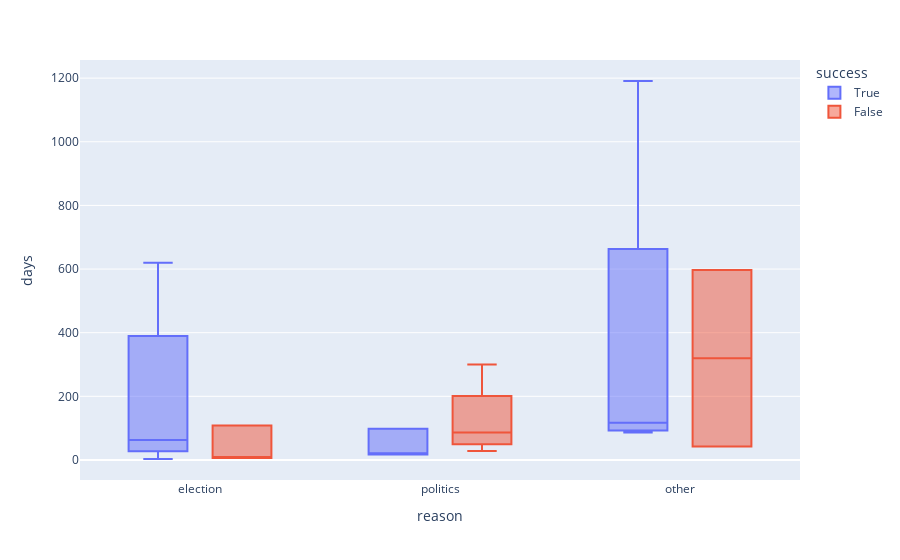

Write notebook code for a chart like this one.
### Code cell
# plt.figure(figsize=(15,15))
# sns.boxplot(x="reason", y="days", hue="success",data=df)
# from plotly.offline import download_plotlyjs, init_notebook_mode, plot, iplot
# import plotly
# import plotly.graph_objs as go

# init_notebook_mode(connected=True)
# data = []

# for genre in df["reason"].unique():
#     data.append(
#         go.Box(y=df[df["reason"]==genre]["days"], name=genre)
#     )

# # визуализируем данные
# iplot(data, show_link = False)
import plotly.express as px

fig = px.box(data_frame=df.dropna(), x="reason", y="days",color='success')
fig.update_traces(quartilemethod="exclusive") # or "inclusive", or "linear" by default
fig.show()

### Figure 1 — Plotly figure (JSON) as saved in the notebook; plotly's stock layout.template omitted (floating-point values rounded to 4 significant figures)
{"data": [{"alignmentgroup": "True", "hovertemplate": "success=True<br>reason=%{x}<br>days=%{y}<extra></extra>", "legendgroup": "True", "marker": {"color": "#636efa"}, "name": "True", "notched": false, "offsetgroup": "True", "orientation": "v", "quartilemethod": "exclusive", "showlegend": true, "type": "box", "x": ["election", "election", "election", "election", "election", "election", "politics", "politics", "election", "politics", "other", "other", "other", "other", "election"], "x0": " ", "xaxis": "x", "y": [63, 62, 43, 11, 187, 3, 21, 17, 592, 98, 1191, 99, 86, 135, 620], "y0": " ", "yaxis": "y"}, {"alignmentgroup": "True", "hovertemplate": "success=False<br>reason=%{x}<br>days=%{y}<extra></extra>", "legendgroup": "False", "marker": {"color": "#EF553B"}, "name": "False", "notched": false, "offsetgroup": "False", "orientation": "v", "quartilemethod": "exclusive", "showlegend": true, "type": "box", "x": ["politics", "election", "election", "other", "election", "politics", "politics", "politics", "other"], "x0": " ", "xaxis": "x", "y": [102, 6, 108, 42, 6, 70, 300, 28, 597], "y0": " ", "yaxis": "y"}], "layout": {"boxmode": "group", "legend": {"title": {"text": "success"}, "tracegroupgap": 0}, "margin": {"t": 60}, "xaxis": {"anchor": "y", "domain": [0, 1], "title": {"text": "reason"}}, "yaxis": {"anchor": "x", "domain": [0, 1], "title": {"text": "days"}}}}
